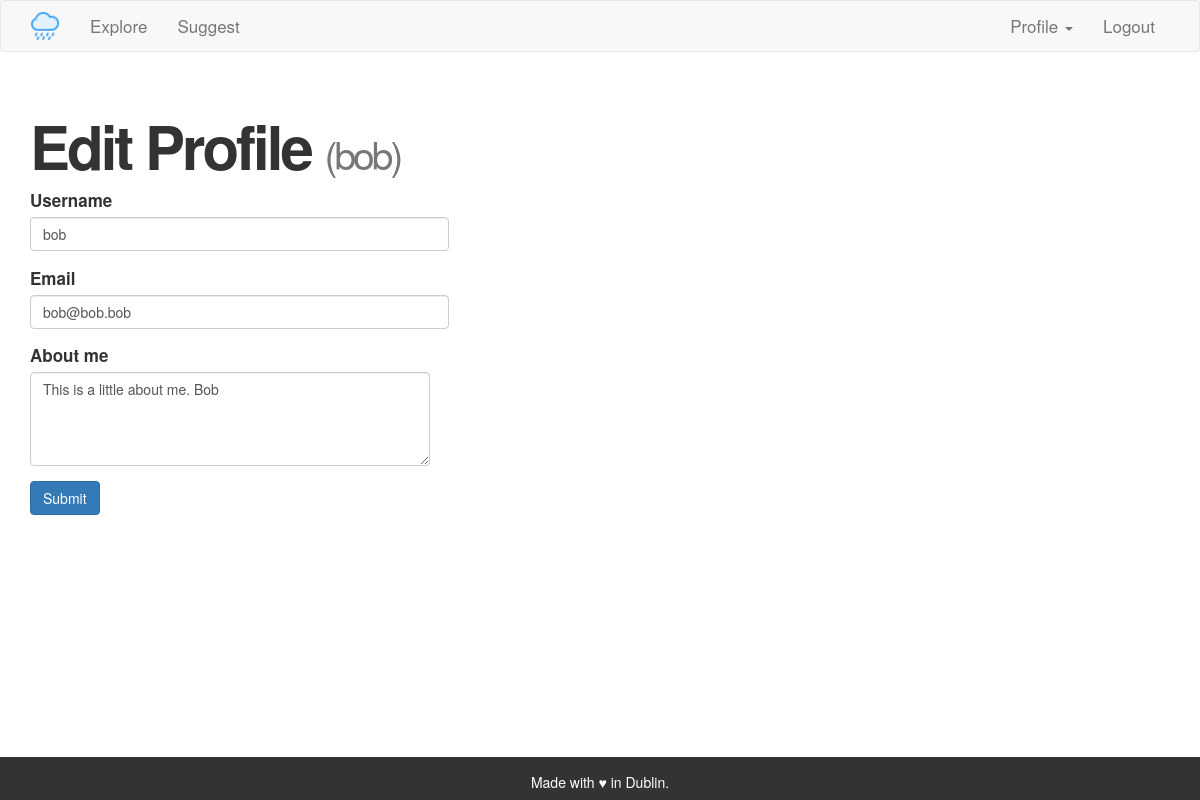
The page /edit_profile_admin/bob (signed in) on the database as committed earlier.
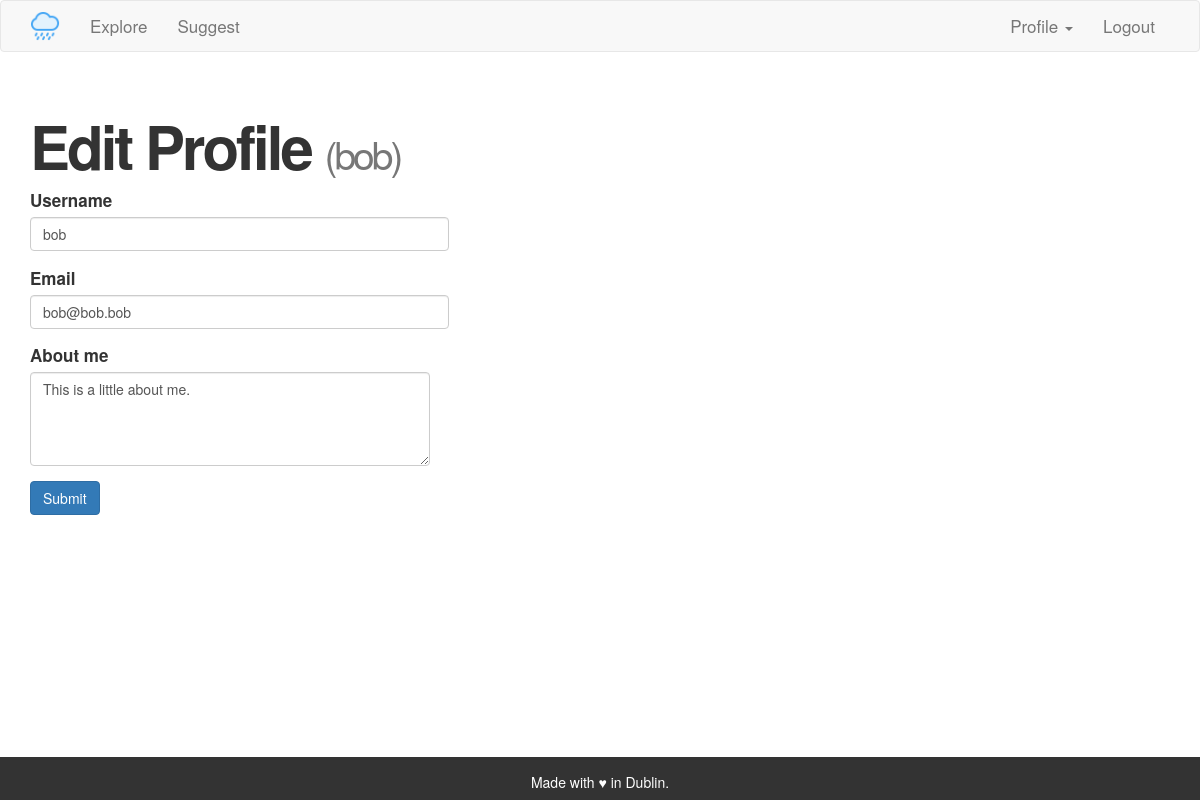
The same page on the database as committed later.
### app/models.py (models this page shows, shortened)
class User(UserMixin, db.Model):
    id = db.Column(db.Integer, primary_key=True)
    username = db.Column(db.String(64), index=True, unique=True)
    usernamelowercase = db.Column(db.String(64), index=True, unique=True)
    email = db.Column(db.String(120), index=True, unique=True)
    emaillowercase = db.Column(db.String(120), index=True, unique=True)
    password_hash = db.Column(db.String(128))
    activity = db.relationship('Activity', backref='author', lazy='dynamic')
    about_me = db.Column(db.String(140))
    last_seen = db.Column(db.DateTime, default=datetime.utcnow)
    admin = db.Column(db.Integer, default=0)

### app/routes.py (the view)
@app.route('/edit_profile_admin/<username>', methods=['GET', 'POST'])
@login_required
def edit_profile_admin(username):
    if current_user.admin == 1:
        user = User.query.filter_by(username=username).first()
        form = EditProfileAdminForm(user_username=user.username,
            user_email=user.email)
        if form.validate_on_submit():
            user.username = form.username.data
            user.email = form.email.data
            user.about_me = form.about_me.data
            db.session.commit()
            flash('Your changes have been saved.')
            return redirect(url_for('user', username=user.username))
        elif request.method == 'GET':
            form.username.data = user.username
            form.email.data = user.email
            form.about_me.data = user.about_me
        return render_template('edit_profile_admin.html', title='Edit Profile',
            username=username, form=form)
    else:
        flash('This is a restricted area.')
        return redirect(url_for('index'))

### app/forms.py
class EditProfileAdminForm(FlaskForm):
    username = StringField('Username', validators=[DataRequired()])
    email = StringField('Email', validators=[DataRequired(), Email()])
    about_me = TextAreaField('About me', validators=[Length(min=0, max=140)])
    submit = SubmitField('Submit')

### app/models.py (called while the page is built)
@login.user_loader
def load_user(id):
    return User.query.get(int(id))

### app/routes.py (called while the page is built)
@app.before_request
def before_request():
    if current_user.is_authenticated:
        current_user.last_seen = datetime.utcnow()
        db.session.commit()

### app/templates/edit_profile_admin.html (shortened to what this page needs)
{% extends "base.html" %}
{% block app_content %}
    <h1>Edit Profile <small>({{ username }})</small></h1>
    <form action="" method="post">
        <p>
            {{ form.username.label }}<br>
            {{ form.username(size=50, class_='form-control') }}<br>
        </p>
        <p>
            {{ form.email.label }}<br>
            {{ form.email(size=50, class_='form-control') }}<br>
        </p>
        <p>
            {{ form.about_me.label }}<br>
            {{ form.about_me(cols=48, rows=4, class_='form-control') }}<br>
        </p>
        <p>{{ form.submit(class_='btn btn-primary') }}</p>
    </form>
{% endblock %}

Rows that differ between the two databases and show on the page:
changed User "bob": about_me "This is a little about me. Bob" → "This is a little about me."
